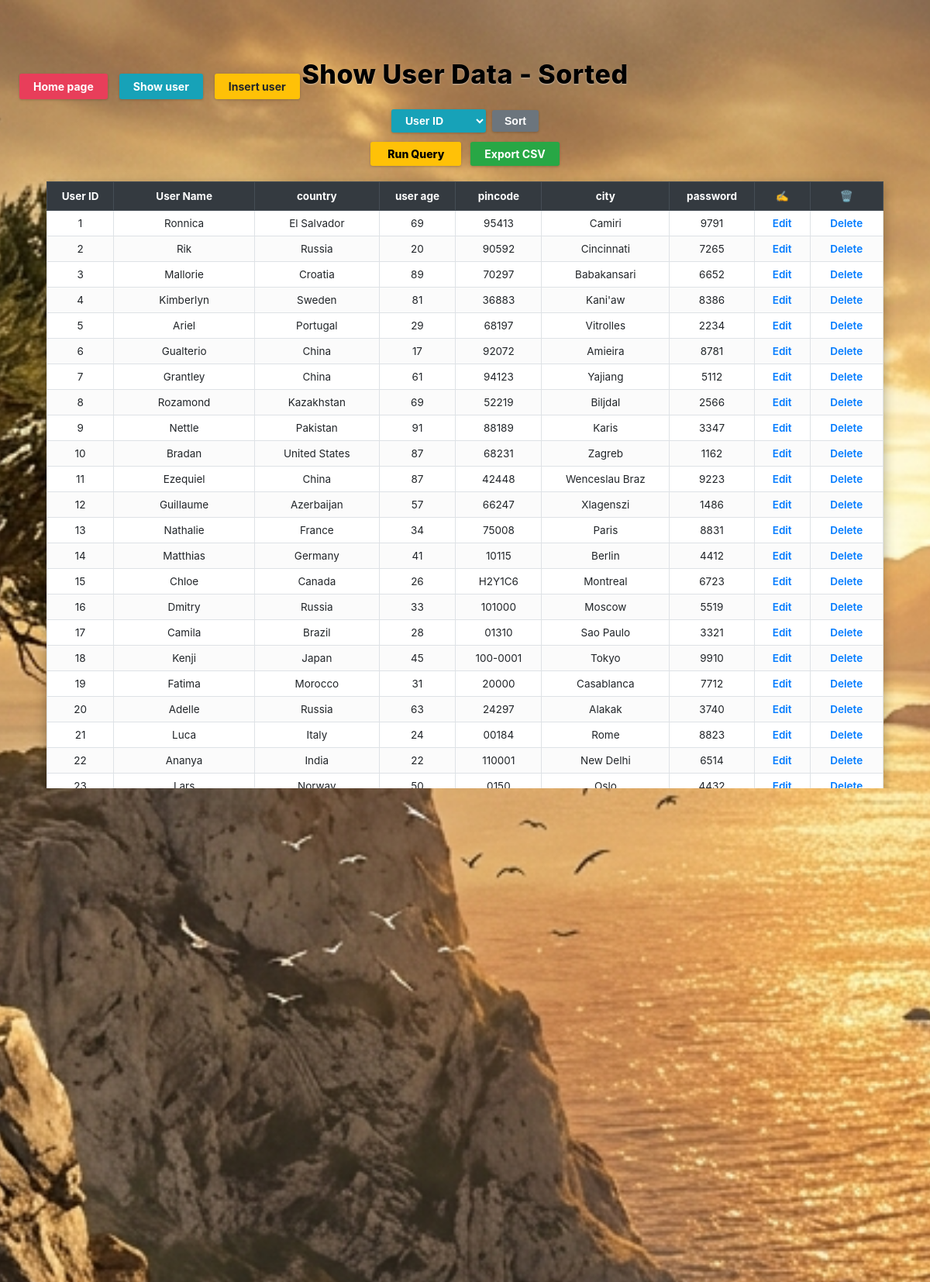
/sortuser/ (upper part), run on the app's committed database.
### users/models.py (models this page shows, shortened)
class User(models.Model):
    user_id = models.IntegerField(primary_key=True)
    user_name = models.CharField(max_length=150)
    country = models.CharField(max_length=100)
    u_age = models.IntegerField()
    pincode = models.CharField(max_length=50)
    city = models.CharField(max_length=100)
    passwords = models.CharField(max_length=100)
    class Meta:
        db_table = 'User'
        ordering = ['user_id']
    @property
    def user_age(self):
        return self.u_age
    @property
    def password(self):
        return self.passwords

### users/views.py (the view)
# urls.py: re_path(r'^sortuser/?$', views.sort_user_view, name='sort_user'),
def sort_user_view(request):
    sort_by = request.GET.get('sort_by') or request.POST.get('sort_by') or 'user_id'
    sort_mapping = {
        'User ID': 'user_id',
        'user_id': 'user_id',
        'User Name': 'user_name',
        'user_name': 'user_name',
        'Country': 'country',
        'country': 'country',
        'User age': 'u_age',
        'user age': 'u_age',
        'u_age': 'u_age',
        'pincode': 'pincode',
        'City': 'city',
        'city': 'city',
        'password': 'passwords',
        'passwords': 'passwords',
    }
    field = sort_mapping.get(sort_by, 'user_id')
    users = User.objects.all().order_by(field)
    context = {
        'users': users,
        'title': 'Show User Data - Sorted',
        'is_sorted': True,
        'selected_sort': sort_by,
    }
    return render(request, 'users/sort_user.html', context)

### users/templates/users/sort_user.html (shortened to what this page needs)
{% extends 'users/base.html' %}
{% load static %}
{% block body_class %}page-sort{% endblock %}
{% block top_nav %}
<div class="top-nav">
    <a href="{% url 'home' %}" class="nav-btn btn-red">Home page</a>
    <a href="{% url 'show_user' %}" class="nav-btn btn-cyan">Show user</a>
    <a href="{% url 'insert_user' %}" class="nav-btn btn-yellow">Insert user</a>
</div>
{% endblock %}
{% block content %}
<h1 class="page-header-title">Show User Data - Sorted</h1>
<div class="table-controls">
    <form method="GET" action="{% url 'sort_user' %}" class="sort-form">
        <select name="sort_by" class="sort-select">
            <option value="User ID" {% if selected_sort == 'User ID' or selected_sort == 'user_id' %}selected{% endif %}>User ID</option>
        </select>
        <input type="submit" value="Sort" class="sort-btn">
    </form>
    <div class="action-bar">
        <a href="{% url 'run_query_user' %}" class="run-query-btn">Run Query</a>
        <a href="{% url 'export_csv' %}" class="export-csv-btn">Export CSV</a>
    </div>
</div>
<div class="table-responsive">
    <table class="data-table">
        <thead>
            <tr>
                <th>User ID</th>
                <th>User Name</th>
                <th>country</th>
                <th>user age</th>
                <th>pincode</th>
                <th>city</th>
                <th>password</th>
                <th>✍️</th>
                <th>🗑️</th>
            </tr>
        </thead>
        <tbody>
            {% for user in users %}
            <tr>
                <td>{{ user.user_id }}</td>
                <td>{{ user.user_name }}</td>
                <td>{{ user.country }}</td>
                <td>{{ user.u_age }}</td>
                <td>{{ user.pincode }}</td>
                <td>{{ user.city }}</td>
                <td>{{ user.passwords }}</td>
                <td>
                    <a href="{% url 'edit_user' user.user_id %}" class="action-link">Edit</a>
                </td>
                <td>
                    <a href="{% url 'delete_user' user.user_id %}" class="action-link" onclick="return confirm('Are you sure want to delete data?')">Delete</a>
                </td>
            </tr>
            {% empty %}
            <tr>
                <td colspan="9" style="padding: 20px; text-align: center; color: #666;">No users available.</td>
            </tr>
            {% endfor %}
        </tbody>
    </table>
</div>
{% endblock %}

### users/static/users/css/style.css (style rules this page uses)
* { margin: 0; padding: 0; box-sizing: border-box; }
body { font-family: -apple-system, BlinkMacSystemFont, "Segoe UI", Roboto, "Helvetica Neue", Arial, sans-serif; min-height: 100vh; background-size: cover; background-position: center; background-repeat: no-repeat; background-attachment: fixed; color: #212529; position: relative; overflow-x: hidden; }
body.page-show, body.page-sort, body.page-query-results { background-image: url('../images/odyssey.jpg'); }
.top-nav { position: absolute; top: 20px; left: 25px; display: flex; gap: 15px; z-index: 1000; }
.nav-btn { display: inline-block; padding: 8px 18px; font-size: 14px; font-weight: 700; text-decoration: none; border-radius: 3px; border: none; cursor: pointer; text-align: center; transition: opacity 0.15s ease; box-shadow: 0 1px 3px rgba(0, 0, 0, 0.2); }
.btn-red { background-color: #e83e5a; color: #ffffff; }
.btn-cyan { background-color: #17a2b8; color: #ffffff; }
.btn-yellow { background-color: #ffc107; color: #212529; }
.page-header-title { text-align: center; font-size: 34px; font-weight: 800; color: #000000; margin-top: 75px; margin-bottom: 25px; letter-spacing: 0.5px; text-shadow: 0 1px 2px rgba(255, 255, 255, 0.5); }
.table-controls { display: flex; flex-direction: column; align-items: center; gap: 12px; margin-bottom: 20px; }
.sort-form { display: flex; align-items: center; gap: 8px; }
.sort-select { background-color: #17a2b8; color: #ffffff; font-weight: 700; font-size: 14px; padding: 6px 14px; border: none; border-radius: 3px; outline: none; cursor: pointer; box-shadow: 0 1px 3px rgba(0, 0, 0, 0.2); }
.sort-select option { background-color: #ffffff; color: #212529; }
.sort-btn { background-color: #6c757d; color: #ffffff; font-weight: 700; font-size: 14px; padding: 6px 16px; border: none; border-radius: 3px; cursor: pointer; box-shadow: 0 1px 3px rgba(0, 0, 0, 0.2); }
.action-bar { display: flex; gap: 12px; align-items: center; }
.run-query-btn { background-color: #ffc107; color: #000000; font-weight: 800; font-size: 14px; padding: 7px 22px; text-decoration: none; border-radius: 3px; border: none; cursor: pointer; box-shadow: 0 1px 3px rgba(0, 0, 0, 0.2); }
.export-csv-btn { background-color: #28a745; color: #ffffff; font-weight: 700; font-size: 14px; padding: 7px 18px; text-decoration: none; border-radius: 3px; box-shadow: 0 1px 3px rgba(0, 0, 0, 0.2); }
.table-responsive { width: 90%; max-width: 1250px; margin: 0 auto 60px auto; overflow-x: auto; background: #ffffff; box-shadow: 0 4px 15px rgba(0, 0, 0, 0.3); }
.data-table { width: 100%; border-collapse: collapse; font-size: 13.5px; color: #212529; }
.data-table thead tr { background-color: #343a40; color: #ffffff; font-weight: 700; }
.data-table th { padding: 10px 8px; text-align: center; border: 1px solid #454d55; white-space: nowrap; }
.data-table td { padding: 8px 10px; text-align: center; border: 1px solid #dee2e6; background-color: #ffffff; }
.data-table tbody tr:nth-child(even) td { background-color: #fbfbfb; }
.action-link { color: #007bff; text-decoration: none; font-weight: 600; margin: 0 4px; }

### data on the page
User: user_id "1", user_name "Ronnica", country "El Salvador", u_age "69", pincode "95413", city "Camiri", passwords "9791"
User: user_id "2", user_name "Rik", country "Russia", u_age "20", pincode "90592", city "Cincinnati", passwords "7265"
User: user_id "3", user_name "Mallorie", country "Croatia", u_age "89", pincode "70297", city "Babakansari", passwords "6652"
User: user_id "4", user_name "Kimberlyn", country "Sweden", u_age "81", pincode "36883", city "Kani'aw", passwords "8386"
User: user_id "5", user_name "Ariel", country "Portugal", u_age "29", pincode "68197", city "Vitrolles", passwords "2234"
User: user_id "6", user_name "Gualterio", country "China", u_age "17", pincode "92072", city "Amieira", passwords "8781"
User: user_id "7", user_name "Grantley", country "China", u_age "61", pincode "94123", city "Yajiang", passwords "5112"
User: user_id "8", user_name "Rozamond", country "Kazakhstan", u_age "69", pincode "52219", city "Biljdal", passwords "2566"
User: user_id "9", user_name "Nettle", country "Pakistan", u_age "91", pincode "88189", city "Karis", passwords "3347"
User: user_id "10", user_name "Bradan", country "United States", u_age "87", pincode "68231", city "Zagreb", passwords "1162"
User: user_id "11", user_name "Ezequiel", country "China", u_age "87", pincode "42448", city "Wenceslau Braz", passwords "9223"
User: user_id "12", user_name "Guillaume", country "Azerbaijan", u_age "57", pincode "66247", city "Xlagenszi", passwords "1486"
User: user_id "13", user_name "Nathalie", country "France", u_age "34", pincode "75008", city "Paris", passwords "8831"
User: user_id "14", user_name "Matthias", country "Germany", u_age "41", pincode "10115", city "Berlin", passwords "4412"
User: user_id "15", user_name "Chloe", country "Canada", u_age "26", pincode "H2Y1C6", city "Montreal", passwords "6723"
User: user_id "16", user_name "Dmitry", country "Russia", u_age "33", pincode "101000", city "Moscow", passwords "5519"
User: user_id "17", user_name "Camila", country "Brazil", u_age "28", pincode "01310", city "Sao Paulo", passwords "3321"
User: user_id "18", user_name "Kenji", country "Japan", u_age "45", pincode "100-0001", city "Tokyo", passwords "9910"
User: user_id "19", user_name "Fatima", country "Morocco", u_age "31", pincode "20000", city "Casablanca", passwords "7712"
User: user_id "20", user_name "Adelle", country "Russia", u_age "63", pincode "24297", city "Alakak", passwords "3740"
User: user_id "21", user_name "Luca", country "Italy", u_age "24", pincode "00184", city "Rome", passwords "8823"
User: user_id "22", user_name "Ananya", country "India", u_age "22", pincode "110001", city "New Delhi", passwords "6514"
User: user_id "23", user_name "Lars", country "Norway", u_age "50", pincode "0150", city "Oslo", passwords "4432"
User: user_id "24", user_name "Priya", country "India", u_age "29", passwords "1290"
User: user_id "25", user_name "Carlos", country "Spain", passwords "9812"
User: user_id "26", user_name "Mateo", country "Argentina", u_age "35", pincode "C1002", city "Buenos Aires", passwords "5541"
User: user_id "27", user_name "Yuki", country "Japan", city "Kyoto", passwords "3129"
User: user_id "28", user_name "Liam", country "Ireland", u_age "42", city "Dublin", passwords "8712"
User: user_id "29", user_name "Zoe", country "Greece", u_age "33", pincode "10431", city "Athens", passwords "6643"
User: user_id "30", user_name "Ariel", country "Russia", pincode "81804", city "Bangkalan", passwords "3736"
User: user_id "31", user_name "Chen", country "China", u_age "39", pincode "200000", city "Shanghai", passwords "9921"
User: user_id "32", user_name "Viktor", country "Ukraine", u_age "47", pincode "01001", city "Kyiv", passwords "4418"
User: user_id "33", user_name "Stella", country "China", u_age "69", pincode "92929", city "Az Zulfi", passwords "1315"
User: user_id "34", user_name "Allyson", country "Poland", u_age "45", pincode "43032", city "Bahor", passwords "1353"
User: user_name "Siddharth", country "India", u_age "25", pincode "560001", city "Bangalore", passwords "7821"
User: user_id "36", user_name "Aarav", country "India", u_age "21", pincode "380009", city "Ahmedabad", passwords "2910"
User: user_id "37", user_name "Elena", country "Greece", pincode "54621", city "Thessaloniki", passwords "5123"
User: user_id "38", user_name "Felix", country "Austria", u_age "36", pincode "1010", city "Vienna", passwords "6612"
User: user_id "39", user_name "Larry", country "Czech Republic", u_age "54", pincode "67487", city "Jalatrang", passwords "7189"
User: user_id "40", user_name "Svend", country "China", u_age "52", pincode "80501", city "Karlskrona", passwords "2893"
User: user_id "41", user_name "Calypso", country "Portugal", u_age "92", pincode "70177", city "Slobodka", passwords "3846"
User: user_id "42", country "China", u_age "24", pincode "39888", city "Rengat", passwords "9355"
